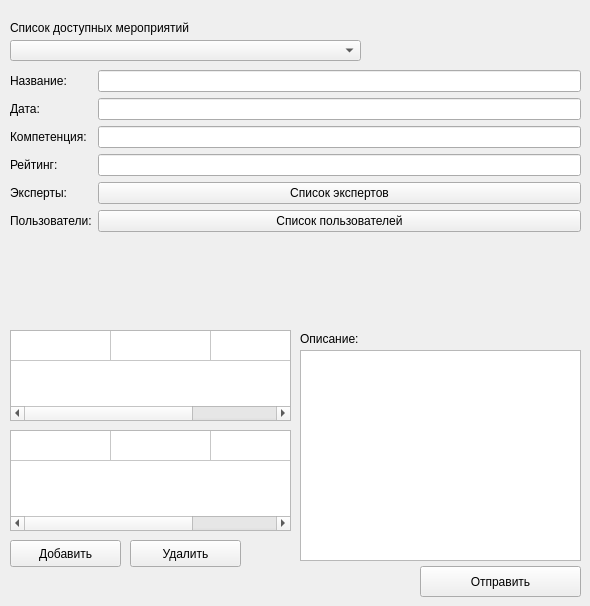
      <widget class="QWidget" name="pg_changeEvent">
       <widget class="QLabel" name="label_83">
        <property name="geometry">
         <rect>
          <x>10</x>
          <y>20</y>
          <width>351</width>
          <height>16</height>
         </rect>
        </property>
        <property name="text">
         <string>Список доступных мероприятий</string>
        </property>
       </widget>
       <widget class="QWidget" name="formWidget_7" native="true">
        <property name="geometry">
         <rect>
          <x>10</x>
          <y>70</y>
          <width>571</width>
          <height>251</height>
         </rect>
        </property>
        <layout class="QFormLayout" name="formLayout_14">
         <item row="0" column="0">
          <widget class="QLabel" name="label_144">
           <property name="text">
            <string>Название:</string>
           </property>
          </widget>
         </item>
         <item row="0" column="1">
          <widget class="QLineEdit" name="le_changeEvent_name"/>
         </item>
         <item row="1" column="0">
          <widget class="QLabel" name="label_145">
           <property name="text">
            <string>Дата:</string>
           </property>
          </widget>
         </item>
         <item row="1" column="1">
          <widget class="QLineEdit" name="le_changeEvent_date"/>
         </item>
         <item row="2" column="0">
          <widget class="QLabel" name="label_146">
           <property name="text">
            <string>Компетенция:</string>
           </property>
          </widget>
         </item>
         <item row="2" column="1">
          <widget class="QLineEdit" name="le_changeEvent_competence"/>
         </item>
         <item row="3" column="0">
          <widget class="QLabel" name="label_147">
           <property name="text">
            <string>Рейтинг:</string>
           </property>
          </widget>
         </item>
         <item row="3" column="1">
          <widget class="QLineEdit" name="le_changeEvent_rating"/>
         </item>
         <item row="4" column="0">
          <widget class="QLabel" name="label_149">
           <property name="text">
            <string>Эксперты:</string>
           </property>
          </widget>
         </item>
         <item row="4" column="1">
          <widget class="QPushButton" name="pb_changeEvent_getExpertList">
           <property name="text">
            <string>Список экспертов</string>
           </property>
          </widget>
         </item>
         <item row="5" column="0">
          <widget class="QLabel" name="label_150">
           <property name="text">
            <string>Пользователи:</string>
           </property>
          </widget>
         </item>
         <item row="5" column="1">
          <widget class="QPushButton" name="pb_changeEvent_getUserList">
           <property name="text">
            <string>Список пользователей</string>
           </property>
          </widget>
         </item>
        </layout>
       </widget>
       <widget class="QLabel" name="label_152">
        <property name="geometry">
         <rect>
          <x>300</x>
          <y>330</y>
          <width>78</width>
          <height>17</height>
         </rect>
        </property>
        <property name="text">
         <string>Описание:</string>
        </property>
       </widget>
       <widget class="QPushButton" name="pb_changeEvent_deleteUser">
        <property name="geometry">
         <rect>
          <x>130</x>
          <y>540</y>
          <width>111</width>
          <height>27</height>
         </rect>
        </property>
        <property name="text">
         <string>Удалить</string>
        </property>
       </widget>
       <widget class="QPushButton" name="pb_changeEvent_addUer">
        <property name="geometry">
         <rect>
          <x>10</x>
          <y>540</y>
          <width>111</width>
          <height>27</height>
         </rect>
        </property>
        <property name="text">
         <string>Добавить</string>
        </property>
       </widget>
       <widget class="QPushButton" name="pb_changeEvent_PushCreateEventRequest">
        <property name="geometry">
         <rect>
          <x>420</x>
          <y>566</y>
          <width>161</width>
          <height>31</height>
         </rect>
        </property>
        <property name="text">
         <string>Отправить</string>
        </property>
       </widget>
       <widget class="QComboBox" name="cb_changeEvent_ChoseEvent">
        <property name="geometry">
         <rect>
          <x>10</x>
          <y>40</y>
          <width>351</width>
          <height>21</height>
         </rect>
        </property>
       </widget>
       <widget class="QTableWidget" name="tw_changeEvent_UserList">
        <property name="geometry">
         <rect>
          <x>10</x>
          <y>330</y>
          <width>281</width>
          <height>91</height>
         </rect>
        </property>
        <property name="rowCount">
         <number>1</number>
        </property>
        <property name="columnCount">
         <number>3</number>
        </property>
        <attribute name="horizontalHeaderVisible">
         <bool>false</bool>
        </attribute>
        <attribute name="verticalHeaderVisible">
         <bool>false</bool>
        </attribute>
        <row/>
        <column/>
        <column/>
        <column/>
       </widget>
       <widget class="QTableWidget" name="tw_changeEvent_addedUserList">
        <property name="geometry">
         <rect>
          <x>10</x>
          <y>430</y>
          <width>281</width>
          <height>101</height>
         </rect>
        </property>
        <property name="rowCount">
         <number>1</number>
        </property>
        <property name="columnCount">
         <number>3</number>
        </property>
        <attribute name="horizontalHeaderVisible">
         <bool>false</bool>
        </attribute>
        <attribute name="verticalHeaderVisible">
         <bool>false</bool>
        </attribute>
        <row/>
        <column/>
        <column/>
        <column/>
       </widget>
       <widget class="QTextEdit" name="te_changeEvent_Info">
        <property name="geometry">
         <rect>
          <x>300</x>
          <y>350</y>
          <width>281</width>
          <height>211</height>
         </rect>
        </property>
       </widget>
      </widget>
